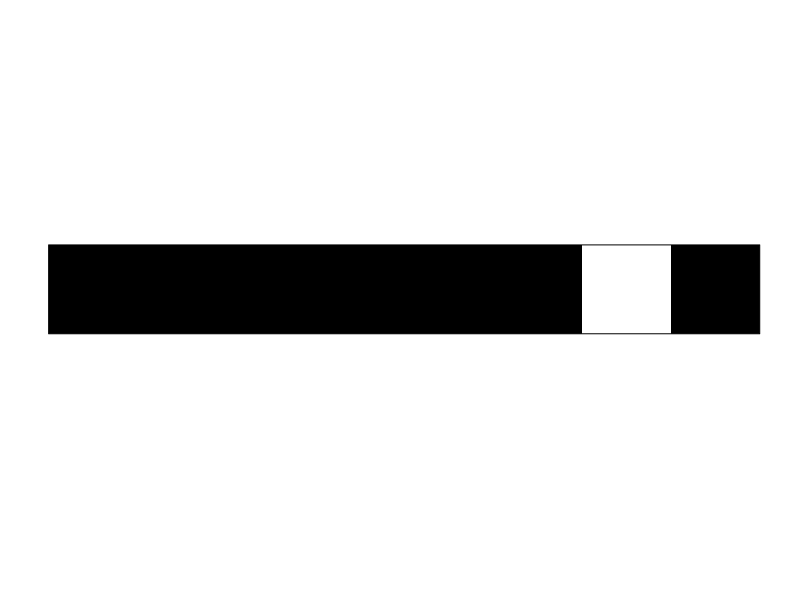

Write the R code that produced this figure.
library(lattice)

d <- matrix(sample(c(1, 2, 3), size=8, replace=T))

p <- levelplot(
  d,
  xlab=NULL,
  ylab=NULL,
  scales=list(x=list(at=NULL),
              y=list(at=NULL)),
  col.regions=c("#FFFFFF", "#AAAAAA", "#555555", "#000000"),
  colorkey=NULL
)
print(p)